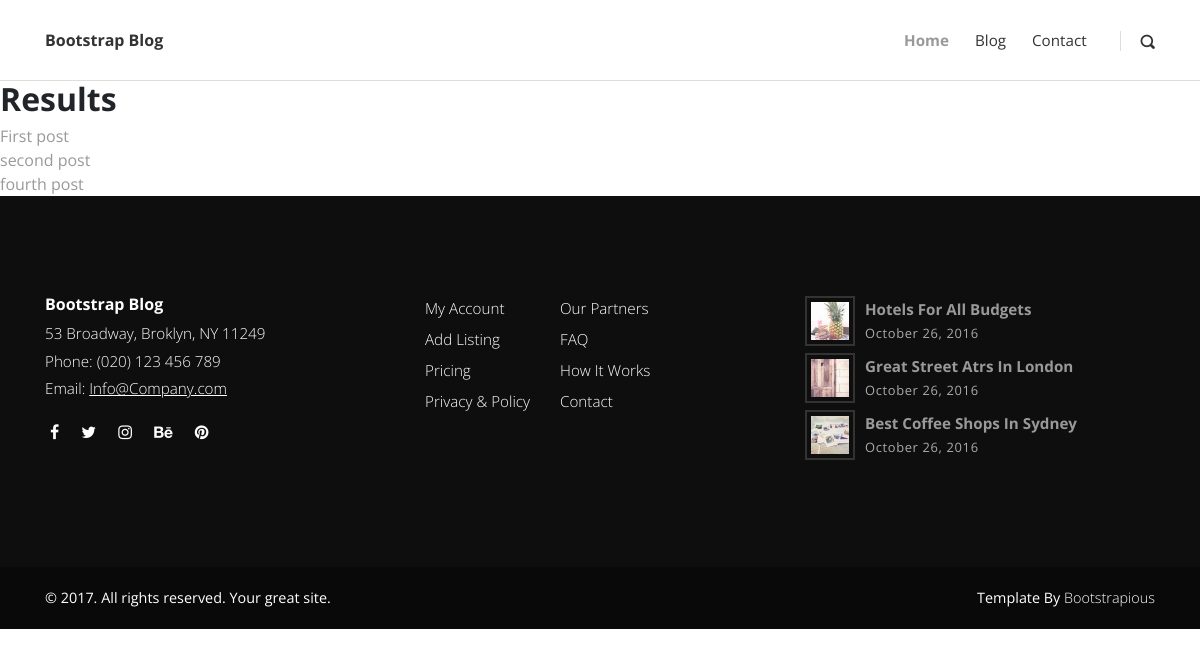
The page /search/ on the database as committed earlier.
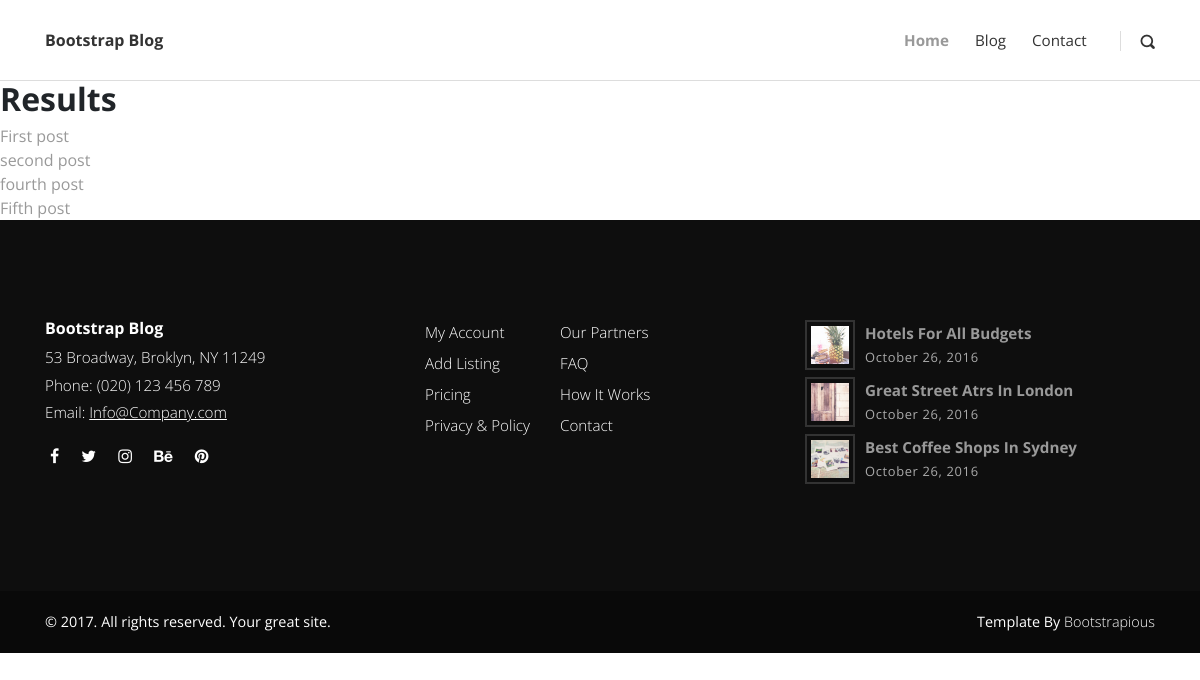
The same page on the database as committed later.
### blog_app/models.py (models this page shows, shortened)
class Post(models.Model):
    title = models.CharField(max_length=100)
    overview = models.TextField()
    timestamp = models.DateTimeField(auto_now_add=True)
    comment_count = models.IntegerField(default=0)
    view_count = models.IntegerField(default=0)
    author = models.ForeignKey(Author, on_delete=models.CASCADE)
    image = models.ImageField()
    categories = models.ManyToManyField(Category)
    featured = models.BooleanField()  # this is for make the post looks one left and other right
    content = tinymce_models.HTMLField()
    def get_absolute_url(self):
        return reverse('post-detail', kwargs={
            'id': self.id
        })

### blog_app/views.py (the view)
# urls.py: path('search/', views.search, name='search'),
def search(request):
    queryset = Post.objects.all()
    query = request.GET.get('q')
    if query:
        queryset = queryset.filter(Q(title__icontains=query) |
                                   Q(overview__icontains=query)).distinct()
    context = {
        'queryset': queryset,
    }
    return render(request, 'blog_app/search_results.html', context)

### templates/blog_app/search_results.html
{% extends 'blog_app/base.html' %}
{% load static %}
{% block content %}
    <h2>Results</h2>
    {% for post in queryset %}
        <a href="{{ post.get_absolute_url }}">{{ post.title }}</a>
        <br>
    {% endfor %}
{% endblock %}

Rows that differ between the two databases and show on the page:
added Post: title "Fifth post"
